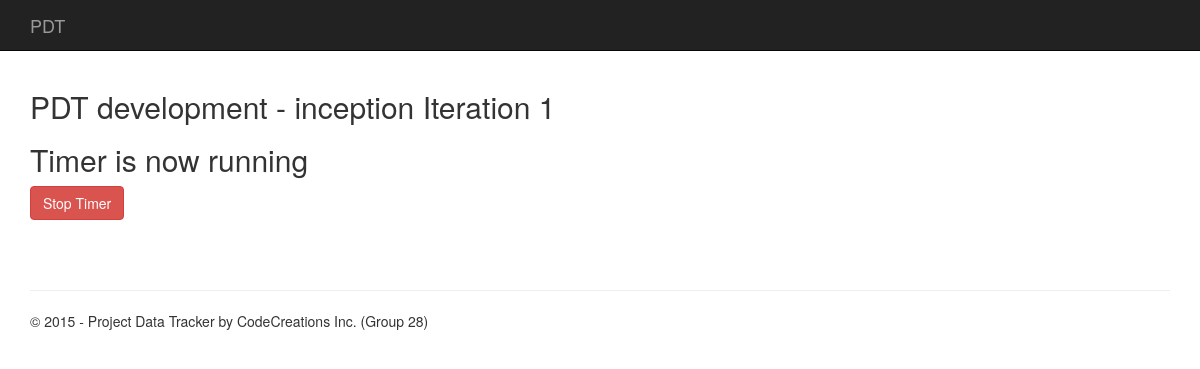
The app's page /project/iteration/1/timer with its own data.
### app/models.py (models this page shows)
class Project(models.Model):
    pid = models.AutoField("Project ID", primary_key=True)
    name = models.CharField("Project Name", max_length=200)
    developers = models.ManyToManyField(Developer)
    phase = models.IntegerField(default=0)
    iterations = models.IntegerField(default=0)
    expectedsloc = models.IntegerField(default=0)
    totaltime = models.PositiveIntegerField(null=True)
    totalsloc = models.PositiveIntegerField(null=True)

class Iteration(models.Model):
    iterid = models.AutoField(primary_key=True)
    iternumber = models.PositiveIntegerField("Iteration no")
    timecost = models.PositiveIntegerField(default=0)
    phrase = models.CharField("Phrase", max_length=50)
    projectid = models.PositiveIntegerField("Project ID", null=True)
    laststart = models.TimeField(blank=True, null=True)
    lastend = models.TimeField(blank=True, null=True)
    sloc = models.IntegerField(default=0)

### app/views.py (the view)
# urls.py: url(r'^project/iteration/(?P<iterid>\d+)/timer$', 'app.views.itertimer', name='itertimer'),
def itertimer(request, iterid):
    iteration = Iteration.objects.get(pk=iterid)
    project = Project.objects.get(pk=iteration.projectid)
    return render_to_response('app/itertimer.html', {'iteration':iteration, 'project':project},
                              context_instance = RequestContext(request,
        {
            'title':'Timer',
            'year':datetime.now().year
        }))

### PDT/app/templates/app/itertimer.html
﻿{% extends "app/layout.html" %}
{% block content %}
    <h2>{{project.name}} - {{iteration.phrase}} Iteration {{iteration.iternumber}}</h2>
    <h2>Timer is now running</h2>
    <a class="btn btn-danger" href="/project/iteration/{{iteration.iterid}}/endtimer">Stop Timer</a>
<p>&nbsp;</p>
<p>&nbsp;</p>
{% endblock %}

### records on screen
Project: name "PDT development"
Iteration: phrase "inception", iternumber "1"
